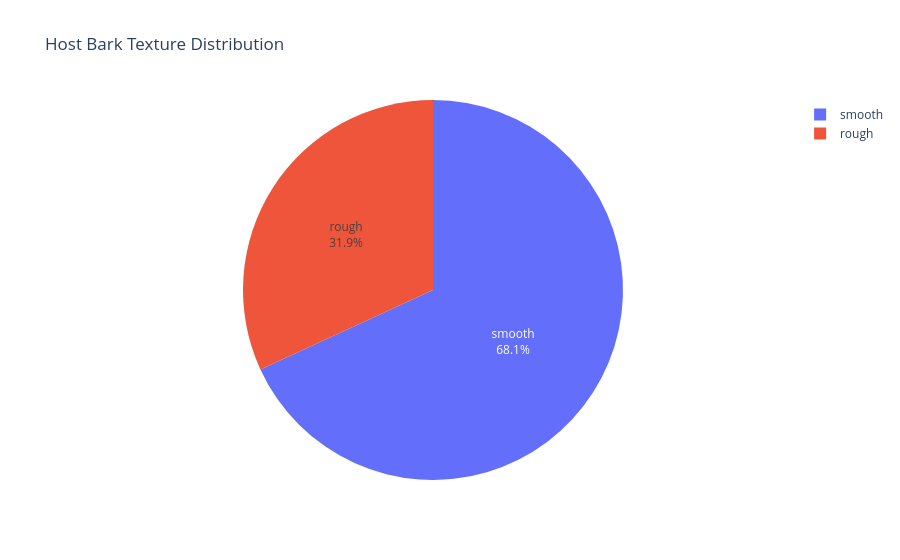

Notebook code cell kept with this figure:
### Markdown cell above
The bar plot revealed that a Strombosia pustulata hosted the highest average number of climbers in the forest. The visualization is a mixture of early- and late-successional host species.

### Code cell
# visualize the percentages of bark texture categories in the forest

import plotly.express as px

barks = data['Bark_texture'].value_counts().reset_index()
barks.columns = ['texture', 'count']

plt.figure(figsize = (10, 7))
fig = px.pie(barks, names = 'texture', values = 'count', title = 'Host Bark Texture Distribution', color = 'texture')

fig.update_traces(textposition='inside', textinfo='percent+label')
fig.show()

### Figure 1 — Plotly figure (JSON) as saved in the notebook; plotly's stock layout.template omitted (floating-point values rounded to 4 significant figures)
{"data": [{"customdata": [["smooth"], ["rough"]], "domain": {"x": [0, 1], "y": [0, 1]}, "hovertemplate": "texture=%{customdata[0]}<br>count=%{value}<extra></extra>", "labels": ["smooth", "rough"], "legendgroup": "", "marker": {"colors": ["#636efa", "#EF553B"]}, "name": "", "showlegend": true, "textinfo": "percent+label", "textposition": "inside", "type": "pie", "values": [402, 188]}], "layout": {"legend": {"tracegroupgap": 0}, "title": {"text": "Host Bark Texture Distribution"}}}
